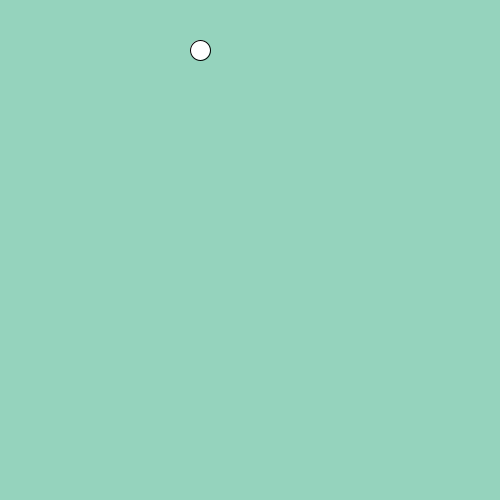
Frame 1 (no input)
Frame 60 (the mouse pressed at the canvas centre just before this capture): identical to frame 1, image omitted
Frame 120 (the mouse held since frame 60 and released just before this capture): identical to frame 1, image omitted

The Processing sketch that drew this single still picture (run headless with seeded random() and noise(); from frame 60 on, the mouse is pressed at the canvas centre):

// Processing sketch: slippery_dot
// ── slippery_dot.pde

 // Make a slippery dot. When you click on the dot it will slide to a new location.
 
 
 // 1. Create three integer variables to represent the x, y, and the size of the ellipse
       int x=200;
       int y=50; 
       int size=20;
         
       
    void setup() {
      // 2. Set the size of your sketch
      size(500,500);
    }
    
    void draw() {
    
      // 3. Set the background color of your sketch
      background(#95D3BD);
      // 4. Draw an ellipse using the variables created at the top of the sketch for the location and size of your ellipse. 
      //    Make sure it fits in the window. Change the variables if it does not.
      ellipse(x,y,size,size);
    
    }
    
    /******** This method gets called automatically when you press the mouse ************/
    void mousePressed() {
      //5. Create an integer variable called distance
        int distance;
      //6. The getDistanceFromMouse() method below returns a number.
      //   Set the value of your distance variable to the value returned by the getDistance method
      //   You will need to pass the x and y location of your ellipse to this method.
        distance = getDistanceFromMouse(x,y);
          
      //7.  Use an if statement to check if your distance variable is < the radius of the ellipse
      //    If it is, make a new x AND y for the ellipse, for a new random location on the window
      //    Hint: Use code like this      x = (int) random(width);
       if(distance<10){
         x = (int) random(width);
         y = (int) random(width);
       }
       
      
    }
    
    /********  This method gives you the number of pixels between the mouse and the x,y point ***********/
    int getDistanceFromMouse(int x, int y) {
      return (int)Math.sqrt(Math.pow((mouseX-x),2) + Math.pow((mouseY-y),2));
    }
